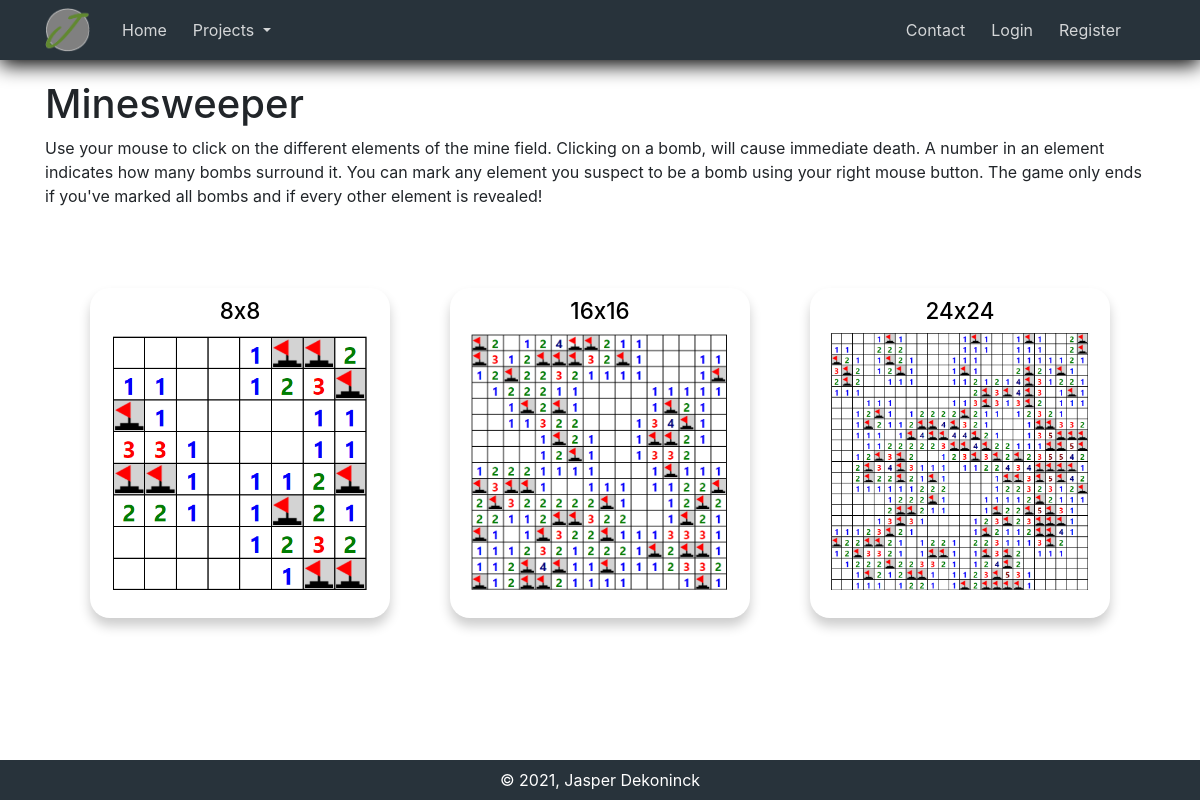
The app's page /games/Minesweeper/ with its own data.
### games/models.py (models this page shows, shortened)
class Game(Project):
    how_to = models.TextField()  # how to play the game
    image = models.ImageField(default="defaultGame.png", upload_to='game_pics')  # image of the game
    unity = models.BooleanField(default=False)

class GameVariant(Project):
    html_page = models.CharField(max_length=255, default="")  # html-page name in the game templates
    game = models.ForeignKey(Game, on_delete=models.CASCADE)  # the game of the variant
    goal_game = models.CharField(max_length=255, choices=[("min", "minimize"), ("max", "maximize")], default="maximize")
    has_score = models.BooleanField(default=True)
    image = models.ImageField(default="defaultGame.png", upload_to='game_pics')
    def get_absolute_url(self):
        return reverse("games", kwargs={"title": self.title, "game_title": self.game.title})

### games/views.py (the view)
# urls.py: path("<str:title>/", view=views.GameOverview.as_view(), name="game-overview"),
class GameOverview(DetailView):
    model = Game
    template_name = 'games/game_overview.html'
    slug_field = 'title'
    slug_url_kwarg = 'title'
    def get_context_data(self, **kwargs):
        context = super().get_context_data(**kwargs)
        context['variants'] = self.object.gamevariant_set.all()
        context["description"] = self.get_object().description
        context["keywords"] = f"Games, Jasper Dekoninck, {self.get_object().title}"
        context["title"] = self.get_object().title
        context["unity"] = False
        return context

### games/templates/games/game_overview.html (shortened to what this page needs)
{% extends 'main/base.html' %}
{% load static %}
{% block content %}
<link rel="stylesheet" type="text/css" href="{% static 'games/style.css' %}"/>
<h1>{{ object.title }}</h1>
<p>{{ object.how_to }}</p>
{% if unity %}
<ul>
    {% if object.zip_windows.url is not None %}
        <li><a href="{{ object.zip_windows.url }}">Download for windows</a></li>
    {% endif %}
    {% if object.zip_mac.url is not None %}
    <li><a href="{{ object.zip_mac.url }}">Download for MAC</a></li>
    {% endif %}
    {% if object.zip_linux.url is not None %}
        <li><a href="{{ object.zip_linux.url }}">Download for Linux</a></li>
    {% endif %}
</ul>
{% elif variants|length > 1 %}
    <div class="project-list">
    {% for variant in variants %}
        <a class="project" href="{{ variant.get_absolute_url }}">
            <div class="project-inner">
                <div class="project-front">
                    <h1>{{variant.title}}</h1>
                    <img src="{{ variant.image.url }}">
                </div>
                <div class="project-back">
                <h1>{{variant.title}}</h1>
                <p>{{variant.description}}</p>
                </div>
            </div>
        </a>
    {% endfor %}
    </div>
{% else %}
    {% for variant in variants %}
       <a href="{{ variant.get_absolute_url }}" class="btn btn-primary">Play!</a>
    {% endfor %}
{% endif %}
{% endblock content %}

### main/static/main/style.css (style rules this page uses)
:root { --main-color: rgb(40, 51, 59); --secondary-color: rgb(97, 137, 48); --secondary-color-select: rgb(82, 112, 42); --secondary-color-shadow: rgb(97, 137, 48, 0.3); --tertiary-color: rgb(106, 110, 113); --tertiary-color-select: rgb(71, 73, 75); --tertiary-color-shadow: rgb(106, 110, 113, 0.3); }
html, body { height:100%; margin:0; }
html { font-size: 16px; }
body { display:flex; flex-direction:column; }
* { box-sizing: border-box; }
.project-list { display: flex; flex-flow: row wrap; justify-content: center; margin-top: 50px; margin-bottom: 50px; }
.project { background-color: transparent; width: 340px; height: 370px; perspective: 1000px; margin: 10px; padding: 20px; overflow: hidden; border-radius: 10px; }
.project-inner { position: relative; width: 100%; height: 100%; text-align: center; transition: transform 1s; transform-style: preserve-3d; }
.project-front, .project-back { position: absolute; width: 100%; height: 100%; -webkit-backface-visibility: hidden; transform: rotateX(0deg); backface-visibility: hidden; border-radius: 20px; overflow: hidden; box-shadow: 0 8px 12px 0 rgba(0,0,0,0.2); padding: 10px 20px; }
.project-front { background-color: transparent; color: black; }
.project-back { color: black; transform: rotateY(180deg); }
.project img { width: 100%; height: 83%; object-fit: cover; }
.project p { padding: 0 10px; }
.project h1 { font-size: 1.4rem; }

### records on screen
Game: title "Minesweeper", how_to "Use your mouse to click on the different elements of the mine field. Clicking on a bomb, will cause immediate death. A number in an element indicates how many bombs surround it. You can mark any element you suspect to be a bomb using your right mouse button. The game only ends if you've marked all bombs and if every other element is revealed!"
GameVariant: title "8x8", image (picture)
GameVariant: title "16x16", image (picture)
GameVariant: title "24x24", image (picture)
